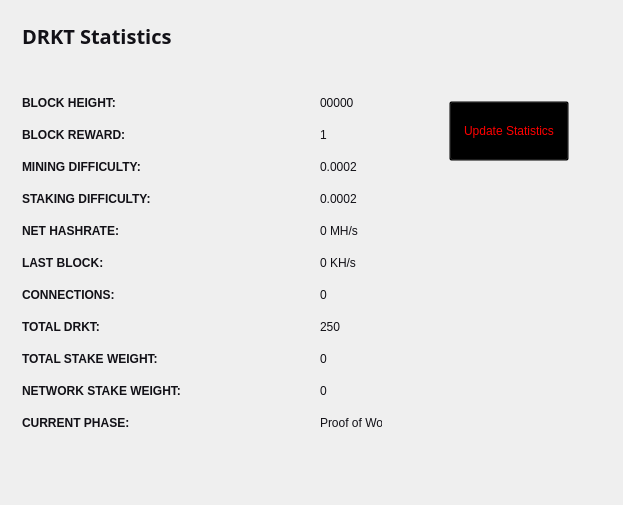
<?xml version="1.0" encoding="UTF-8"?>
<ui version="4.0">
 <class>StatisticsPage</class>
 <widget class="QWidget" name="StatisticsPage">
  <property name="windowModality">
   <enum>Qt::NonModal</enum>
  </property>
  <property name="geometry">
   <rect>
    <x>0</x>
    <y>0</y>
    <width>623</width>
    <height>505</height>
   </rect>
  </property>
  <property name="windowTitle">
   <string>Digging</string>
  </property>
  <property name="styleSheet">
   <string notr="true">color:#ffffff;
font-family:'Open Sans,sans-serif';</string>
  </property>
  <layout class="QGridLayout" name="gridLayout">
   <property name="sizeConstraint">
    <enum>QLayout::SetMaximumSize</enum>
   </property>
   <item row="0" column="1">
    <widget class="QFrame" name="frame">
     <property name="minimumSize">
      <size>
       <width>213</width>
       <height>0</height>
      </size>
     </property>
     <property name="frameShape">
      <enum>QFrame::NoFrame</enum>
     </property>
     <property name="frameShadow">
      <enum>QFrame::Raised</enum>
     </property>
     <widget class="QPushButton" name="startButton">
      <property name="geometry">
       <rect>
        <x>50</x>
        <y>90</y>
        <width>120</width>
        <height>60</height>
       </rect>
      </property>
      <property name="sizePolicy">
       <sizepolicy hsizetype="Fixed" vsizetype="Fixed">
        <horstretch>0</horstretch>
        <verstretch>0</verstretch>
       </sizepolicy>
      </property>
      <property name="minimumSize">
       <size>
        <width>120</width>
        <height>60</height>
       </size>
      </property>
      <property name="styleSheet">
       <string notr="true">background:transparent; color:red;</string>
      </property>
      <property name="text">
       <string>Update Statistics</string>
      </property>
     </widget>
    </widget>
   </item>
   <item row="0" column="0">
    <widget class="QFrame" name="gridFrame_2">
     <layout class="QGridLayout" name="gridLayout_4">
      <item row="3" column="0">
       <layout class="QFormLayout" name="formLayout_2">
        <property name="fieldGrowthPolicy">
         <enum>QFormLayout::FieldsStayAtSizeHint</enum>
        </property>
        <property name="horizontalSpacing">
         <number>139</number>
        </property>
        <property name="verticalSpacing">
         <number>18</number>
        </property>
        <property name="rightMargin">
         <number>0</number>
        </property>
        <item row="1" column="0">
         <widget class="QLabel" name="label_14">
          <property name="text">
           <string>&lt;html&gt;&lt;head/&gt;&lt;body&gt;&lt;p&gt;&lt;span style=&quot; font-weight:600; color:#121117;&quot;&gt;BLOCK HEIGHT:&lt;/span&gt;&lt;/p&gt;&lt;/body&gt;&lt;/html&gt;</string>
          </property>
         </widget>
        </item>
        <item row="1" column="1">
         <widget class="QLabel" name="heightBox">
          <property name="styleSheet">
           <string notr="true">color:#121117;</string>
          </property>
          <property name="text">
           <string>00000</string>
          </property>
         </widget>
        </item>
        <item row="2" column="0">
         <widget class="QLabel" name="label_12">
          <property name="text">
           <string>&lt;html&gt;&lt;head/&gt;&lt;body&gt;&lt;p&gt;&lt;span style=&quot; font-weight:600; color:#121117;&quot;&gt;BLOCK REWARD:&lt;/span&gt;&lt;/p&gt;&lt;/body&gt;&lt;/html&gt;</string>
          </property>
         </widget>
        </item>
        <item row="2" column="1">
         <widget class="QLabel" name="rewardBox">
          <property name="styleSheet">
           <string notr="true">color:#121117;</string>
          </property>
          <property name="text">
           <string>1</string>
          </property>
         </widget>
        </item>
        <item row="3" column="0">
         <widget class="QLabel" name="label_13">
          <property name="text">
           <string>&lt;html&gt;&lt;head/&gt;&lt;body&gt;&lt;p&gt;&lt;span style=&quot; font-weight:600; color:#121117;&quot;&gt;MINING DIFFICULTY:&lt;/span&gt;&lt;/p&gt;&lt;/body&gt;&lt;/html&gt;</string>
          </property>
         </widget>
        </item>
        <item row="3" column="1">
         <widget class="QLabel" name="diffBox">
          <property name="styleSheet">
           <string notr="true">color:#121117;</string>
          </property>
          <property name="text">
           <string>0.0002</string>
          </property>
         </widget>
        </item>
        <item row="4" column="0">
         <widget class="QLabel" name="label_9">
          <property name="text">
           <string>&lt;html&gt;&lt;head/&gt;&lt;body&gt;&lt;p&gt;&lt;span style=&quot; font-weight:600; color:#121117;&quot;&gt;STAKING DIFFICULTY:&lt;/span&gt;&lt;/p&gt;&lt;/body&gt;&lt;/html&gt;</string>
          </property>
         </widget>
        </item>
        <item row="4" column="1">
         <widget class="QLabel" name="diffBox2">
          <property name="styleSheet">
           <string notr="true">color:#121117;</string>
          </property>
          <property name="text">
           <string>0.0002</string>
          </property>
         </widget>
        </item>
        <item row="5" column="1">
         <widget class="QLabel" name="pawrateBox">
          <property name="styleSheet">
           <string notr="true">color:#121117;</string>
          </property>
          <property name="text">
           <string>0 MH/s</string>
          </property>
         </widget>
        </item>
        <item row="6" column="0">
         <widget class="QLabel" name="label3_2">
          <property name="sizePolicy">
           <sizepolicy hsizetype="Preferred" vsizetype="Maximum">
            <horstretch>0</horstretch>
            <verstretch>0</verstretch>
           </sizepolicy>
          </property>
          <property name="text">
           <string>&lt;html&gt;&lt;head/&gt;&lt;body&gt;&lt;p&gt;&lt;span style=&quot; font-weight:600; color:#121117;&quot;&gt;LAST BLOCK:&lt;/span&gt;&lt;/p&gt;&lt;/body&gt;&lt;/html&gt;</string>
          </property>
         </widget>
        </item>
        <item row="6" column="1">
         <widget class="QLabel" name="localBox">
          <property name="styleSheet">
           <string notr="true">color:#121117;</string>
          </property>
          <property name="text">
           <string>0 KH/s</string>
          </property>
         </widget>
        </item>
        <item row="7" column="0">
         <widget class="QLabel" name="label1_2">
          <property name="text">
           <string>&lt;html&gt;&lt;head/&gt;&lt;body&gt;&lt;p&gt;&lt;span style=&quot; font-weight:600; color:#121117;&quot;&gt;CONNECTIONS:&lt;/span&gt;&lt;/p&gt;&lt;/body&gt;&lt;/html&gt;</string>
          </property>
         </widget>
        </item>
        <item row="7" column="1">
         <widget class="QLabel" name="connectionBox">
          <property name="styleSheet">
           <string notr="true">color:#121117;</string>
          </property>
          <property name="text">
           <string>0</string>
          </property>
         </widget>
        </item>
        <item row="8" column="0">
         <widget class="QLabel" name="label_8">
          <property name="text">
           <string>&lt;html&gt;&lt;head/&gt;&lt;body&gt;&lt;p&gt;&lt;span style=&quot; font-weight:600; color:#121117;&quot;&gt;TOTAL DRKT:&lt;/span&gt;&lt;/p&gt;&lt;/body&gt;&lt;/html&gt;</string>
          </property>
         </widget>
        </item>
        <item row="8" column="1">
         <widget class="QLabel" name="volumeBox">
          <property name="styleSheet">
           <string notr="true">color:#121117;</string>
          </property>
          <property name="text">
           <string>250</string>
          </property>
         </widget>
        </item>
        <item row="9" column="0">
         <widget class="QLabel" name="label_10">
          <property name="text">
           <string>&lt;html&gt;&lt;head/&gt;&lt;body&gt;&lt;p&gt;&lt;span style=&quot; font-weight:600; color:#121117;&quot;&gt;TOTAL STAKE WEIGHT:&lt;/span&gt;&lt;/p&gt;&lt;/body&gt;&lt;/html&gt;</string>
          </property>
         </widget>
        </item>
        <item row="9" column="1">
         <widget class="QLabel" name="minBox">
          <property name="styleSheet">
           <string notr="true">color:#121117;</string>
          </property>
          <property name="text">
           <string>0</string>
          </property>
         </widget>
        </item>
        <item row="10" column="0">
         <widget class="QLabel" name="label_11">
          <property name="text">
           <string>&lt;html&gt;&lt;head/&gt;&lt;body&gt;&lt;p&gt;&lt;span style=&quot; font-weight:600; color:#121117;&quot;&gt;NETWORK STAKE WEIGHT:&lt;/span&gt;&lt;/p&gt;&lt;/body&gt;&lt;/html&gt;</string>
          </property>
         </widget>
        </item>
        <item row="10" column="1">
         <widget class="QLabel" name="maxBox">
          <property name="styleSheet">
           <string notr="true">color:#121117;</string>
          </property>
          <property name="text">
           <string>0</string>
          </property>
         </widget>
        </item>
        <item row="11" column="0">
         <widget class="QLabel" name="label_15">
          <property name="text">
           <string>&lt;html&gt;&lt;head/&gt;&lt;body&gt;&lt;p&gt;&lt;span style=&quot; font-weight:600; color:#121117;&quot;&gt;CURRENT PHASE:&lt;/span&gt;&lt;/p&gt;&lt;/body&gt;&lt;/html&gt;</string>
          </property>
         </widget>
        </item>
        <item row="11" column="1">
         <widget class="QLabel" name="cBox">
          <property name="styleSheet">
           <string notr="true">color:#121117;</string>
          </property>
          <property name="text">
           <string>Proof of Work</string>
          </property>
         </widget>
        </item>
        <item row="5" column="0">
         <widget class="QLabel" name="label_16">
          <property name="text">
           <string>&lt;html&gt;&lt;head/&gt;&lt;body&gt;&lt;p&gt;&lt;span style=&quot; font-weight:600; color:#121117;&quot;&gt;NET HASHRATE:&lt;/span&gt;&lt;/p&gt;&lt;/body&gt;&lt;/html&gt;</string>
          </property>
         </widget>
        </item>
       </layout>
      </item>
      <item row="1" column="0">
       <layout class="QHBoxLayout" name="horizontalLayout_4">
        <property name="spacing">
         <number>7</number>
        </property>
        <item>
         <widget class="QLabel" name="label_5">
          <property name="font">
           <font>
            <family>Open Sans,sans-serif</family>
           </font>
          </property>
          <property name="text">
           <string>&lt;html&gt;&lt;head/&gt;&lt;body&gt;&lt;p&gt;&lt;span style=&quot; font-size:20px; font-weight:600; color:#121117;&quot;&gt;DRKT Statistics&lt;/span&gt;&lt;/p&gt;&lt;/body&gt;&lt;/html&gt;</string>
          </property>
         </widget>
        </item>
        <item>
         <spacer name="horizontalSpacer_2">
          <property name="orientation">
           <enum>Qt::Horizontal</enum>
          </property>
          <property name="sizeHint" stdset="0">
           <size>
            <width>40</width>
            <height>20</height>
           </size>
          </property>
         </spacer>
        </item>
       </layout>
      </item>
      <item row="2" column="0">
       <spacer name="verticalSpacer_2">
        <property name="orientation">
         <enum>Qt::Vertical</enum>
        </property>
        <property name="sizeHint" stdset="0">
         <size>
          <width>20</width>
          <height>40</height>
         </size>
        </property>
       </spacer>
      </item>
     </layout>
    </widget>
   </item>
   <item row="1" column="0">
    <spacer name="verticalSpacer">
     <property name="orientation">
      <enum>Qt::Vertical</enum>
     </property>
     <property name="sizeHint" stdset="0">
      <size>
       <width>20</width>
       <height>40</height>
      </size>
     </property>
    </spacer>
   </item>
  </layout>
 </widget>
 <layoutdefault spacing="6" margin="11"/>
 <resources/>
 <connections/>
</ui>
